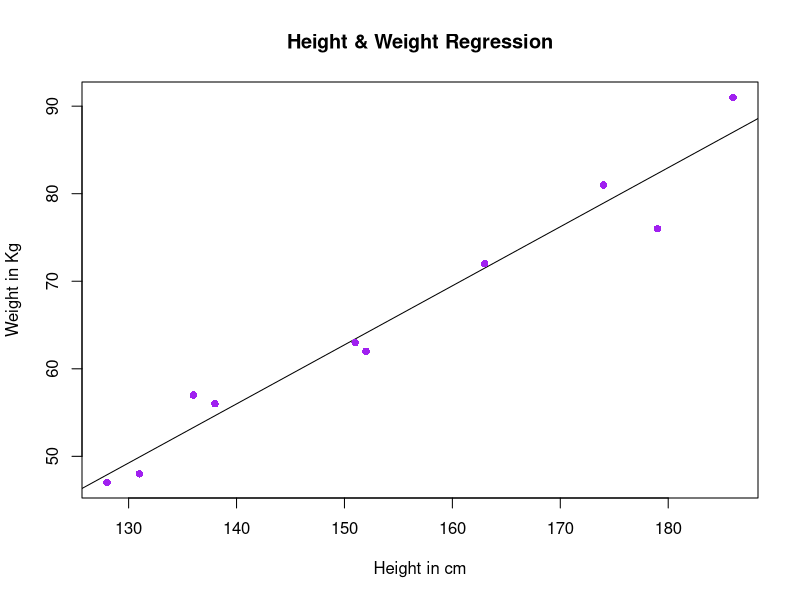

Generate this figure with R:
#Separate Datasets for Linear Regression

#data of height
x <- c(151, 174, 138, 186, 128, 136, 179, 163, 152, 131)
#data of weight
y <- c(63, 81, 56, 91, 47, 57, 76, 72, 62, 48)

#init df
data1= data.frame(x,y)
data1_train<-data1[1:7,]
data1_test<-data1[8:10,]

#apply the lm() function
relation <- lm(y~x, data1_train)
print(relation)

#Prediction
x_test <- data.frame(x = data1_test$x)
result <- predict(relation, x_test)

print(result)

#Performance Measurements
mape <- mean(abs((data1_test$y - result)/data1_test$y) * 100)
paste("The error - MAPE is: ", round(mape,digit=2),"%")

#Plot
plot(x,y,col = "purple",main = "Height & Weight Regression", abline(lm(y~x)),pch = 16, xlab = "Height in cm", ylab = "Weight in Kg")